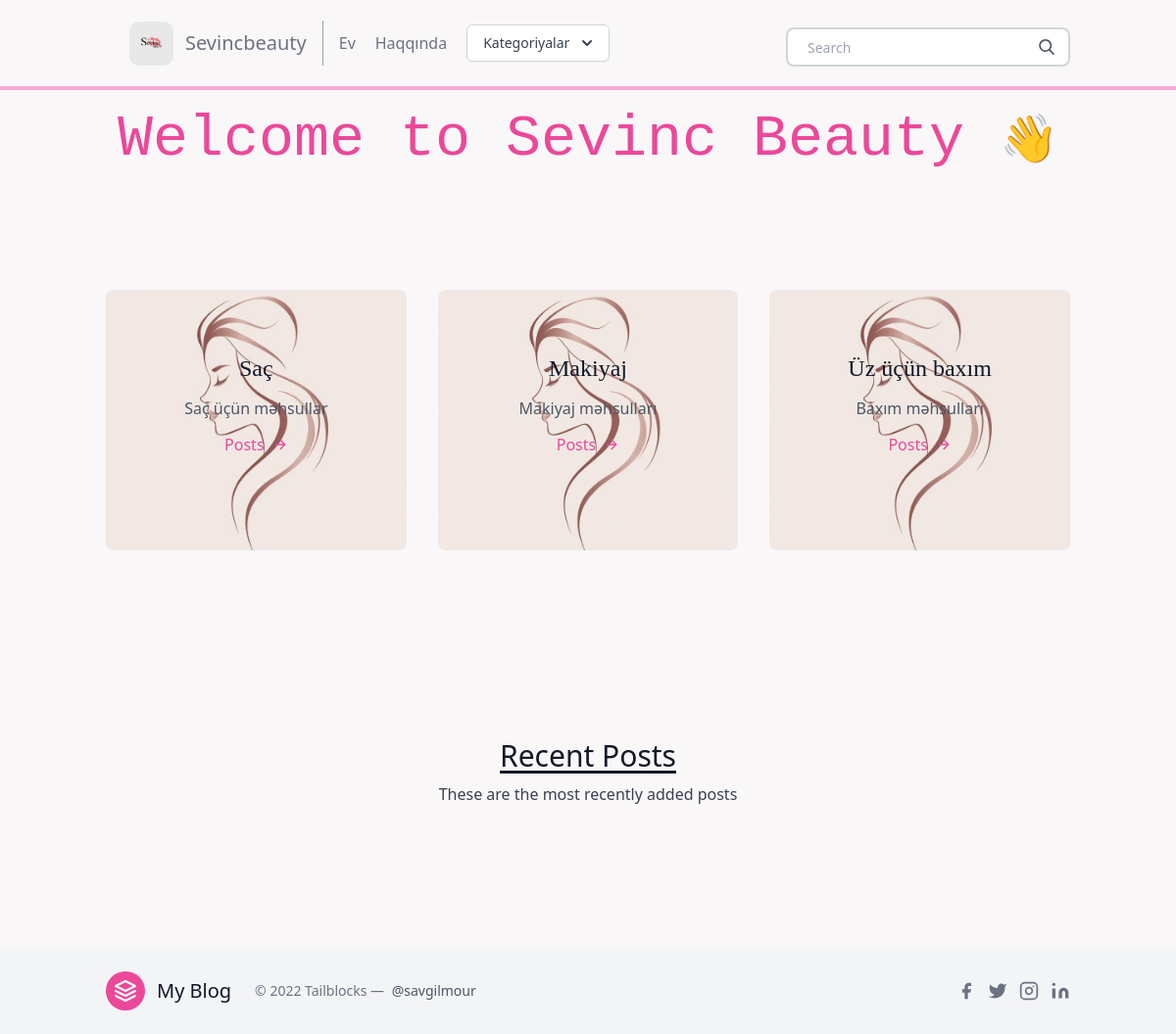
The page / on the database its author committed.
### posts/models.py (models this page shows, shortened)
class Category(models.Model):
    title = models.CharField(max_length=20)
    subtitle = models.CharField(max_length=20)
    slug = models.SlugField()
    thumbnail = models.ImageField()

### posts/views.py (the view)
# urls.py: path('', homepage, name = 'homepage'),
def homepage (request):
    categories = Category.objects.all()[0:5]
    featured = Post.objects.filter(featured=True)
    latest = Post.objects.order_by('-timestamp')[0:3]
    context= {
        'object_list': featured,
        'latest': latest,
        'categories':categories,
    }
    return render(request, 'homepage.html',context)

### posts/templatetags/markdown_extras.py (called while the page is built)
@register.simple_tag
def get_categories():
    return Category.objects.all()[0:5]

### templates/homepage.html (shortened to what this page needs)
{% extends 'base.html' %}
{% block content %}
    <div class="w-full bg-cover bg-center" >
      <div class="py-5 flex items-center justify-center h-full w-full">
       <h1 class="mb-2 font-mono text-4xl text-pink-500 md:text-6xl">
          Welcome to <br class="block md:hidden" />
          <span class="relative">
            <span class="h-20 pt-2 overflow-x-hidden whitespace-nowrap text-brand-accent"> Sevinc Beauty <span class="text-3xl md:text-5xl">👋</span> </span>
          </span>
        </h1>
      </div>
    </div>
    <section class="text-gray-600 body-font ">
        <div class="container px-5 py-24 mx-auto">
          <div class="flex flex-wrap -m-4">
            {% for category in categories %}
            <div class="p-4 lg:w-1/3">
              <div class="transition ease-in-out delay-150 bg-blue-500 hover:-translate-y-1 hover:scale-110 hover:bg-indigo-500 duration-300 w-full bg-cover bg-center bg-gray-300 rounded-lg " style="background-image: url('{{ category.thumbnail.url }}')">
                <div class="h-full bg-white-900 bg-opacity-40 hover:bg-opacity-70 transition duration-300 ease-in-out px-8 pt-16 pb-24 rounded-lg overflow-hidden text-center relative">
                <h1 class="title-font sm:text-2xl text-xl font-serif text-gray-900 mb-3">
                  {{ category.title }}</h1>
                <p class="leading-relaxed mb-3">
                  {{ category.subtitle }}</p>
                <a href="{% url 'postlist' category.slug %}" class="rounded-lg hover:bg-pink-200 text-pink-500 inline-flex items-center">
                  Posts
                  <svg class="w-4 h-4 ml-2" viewBox="0 0 24 24" stroke="currentColor" stroke-width="2" fill="none" stroke-linecap="round" stroke-linejoin="round">
                    <path d="M5 12h14"></path>
                    <path d="M12 5l7 7-7 7"></path>
                  </svg>
                </a>
              </div>
              </div>
            </div>
            {% endfor %}
          </div>
        </div>
    </section>
<section class="blog text-gray-700 body-font">
      <div class="container px-5 py-24 mx-auto">
        <div class="flex flex-wrap w-full mb-20 flex-col items-center text-center">
          <h1 class="sm:text-3xl text-2xl font-medium title-font mb-2 text-gray-900 underline underline-offset-4">
            Recent Posts</h1>
          <p class="lg:w-1/2 w-full leading-relaxed text-base">
            These are the most recently added posts</p>
        </div>
      </div>
</section>
{% endblock content %}

### templates/homepage.html (style rules this page uses)
body { background-color: rgb(250, 247, 249); }

### rows shown on the page
Category: thumbnail (picture), title "Saç", subtitle "Saç üçün məhsullar"
Category: thumbnail (picture), title "Makiyaj", subtitle "Makiyaj məhsulları"
Category: thumbnail (picture), title "Üz üçün baxım", subtitle "Baxım məhsulları"
